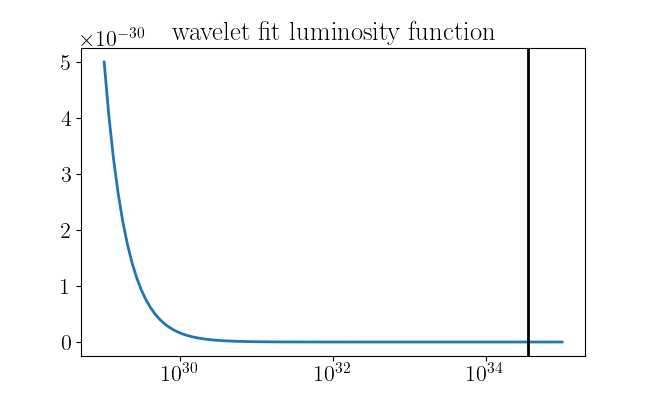

Recreate this plot in Python.
from matplotlib import pyplot as plt
import numpy as np
from math import log10

plt.style.use('jcap')

L_EXCESS = 1.794113925439598e-09 / 1.1095246594108431e-46# 6.756e36  # All units are in erg per second
L_THRESH = 3.5630913584093865e+34

L_MIN=1e29
L_MAX=1e35

global outStr
outStr = ""

class LuminosityFunction:
    def __init__(self, name, minL, maxL, alpha):
        self.name = name
        self.minL = minL
        self.maxL = maxL
        self.alpha = alpha

    def integrate(self, minL, maxL=None):
        if maxL is None: maxL = self.maxL
        return (minL**(1-self.alpha) - maxL**(1-self.alpha)) / (self.minL**(1-self.alpha) - self.maxL**(1-self.alpha))

    def lintegrate(self, minL, maxL=None):
        if maxL is None: maxL = self.maxL
        return ((minL**(2-self.alpha) - maxL**(2-self.alpha)) / (self.alpha - 2)) / ((self.minL**(1-self.alpha) - self.maxL**(1-self.alpha)) / (self.alpha - 1))

    def getValue(self, l):
        scale = 1 / ((self.minL**(1-self.alpha) - self.maxL**(1-self.alpha)) / (self.alpha - 1))
        if l < self.minL or l > self.maxL:
            return 0
        else:
            return scale * l**-self.alpha

    def printEstimate(self):
        global outStr
        unscaledNumber = self.integrate(minL=self.minL, maxL=self.maxL)
        unscaledLum = self.lintegrate(minL=self.minL, maxL=self.maxL)
        unscaledNumberAbove = self.integrate(minL=max(self.minL, L_THRESH), maxL=self.maxL)
        unscaledFluxAbove = self.lintegrate(minL=max(self.minL, L_THRESH), maxL=self.maxL)

        scale = L_EXCESS / unscaledLum

        totalNumber = unscaledNumber * scale
        totalLum = unscaledLum * scale # Should be L_EXCESS
        numberAbove = unscaledNumberAbove * scale
        R = unscaledFluxAbove / unscaledLum

        addStr = """{0} luminosity function:
    Total number of pulsars:\t\t{1}
    Total luminosity:\t\t\t{2}
    Number of pulsars above threshold:\t{3}\t(Fermi: 47)
    Fraction of lum above threshold:\t{4}\t(Fermi: 0.14)
""".format(self.name, totalNumber, totalLum, numberAbove, R)
        print(addStr)
        outStr+=addStr

    def display(self):
        x=10**np.linspace(start=(29 if (L_MIN==None or L_MIN < 1e29) else log10(L_MIN)),
            stop=(35 if (L_MAX == None or L_MAX > 1e35) else log10(L_MAX)), num=100)
        y=[self.getValue(l) for l in x]
        plt.plot(x, y, label=self.name)

lumFuncs = [LuminosityFunction("Real Wavelet Fit", 1e29, 7e34, 1.5)]

for l in lumFuncs:
    l.printEstimate()
    l.display()

f = open("get-estimates-output.txt", 'w')
f.write(outStr)
f.close()

plt.axvline(x=L_THRESH, label="Threshold", color='black')
plt.xscale('log')
#plt.yscale('log')
plt.title("wavelet fit luminosity function")
plt.savefig("get-estimates.png")
plt.xlabel("Luminosity (erg/s)")
plt.ylabel("$\\frac{dN}{dL}$ (unnormalized)")
plt.legend()
plt.show()
